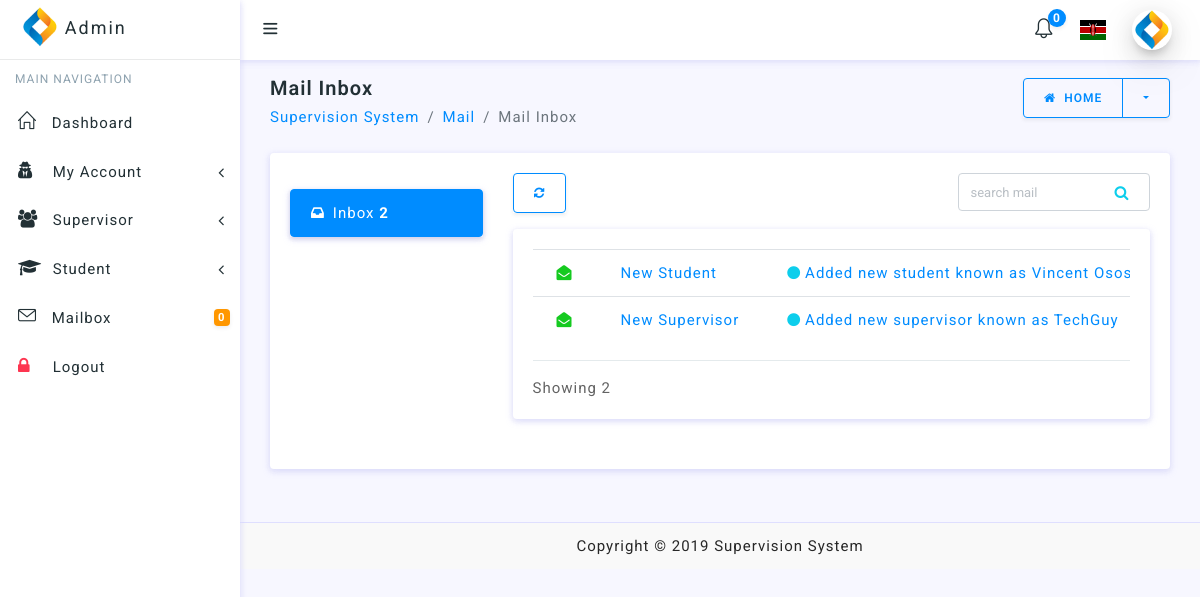
Screenshot of /admin/mailbox/inbox.php (signed in) with the database file from the repository.
### tables this page shows
CREATE TABLE `notification_table` (
  `id` int(11) NOT NULL,
  `admin_id` int(11) NOT NULL,
  `supervisor_id` int(11) NOT NULL,
  `student_id` int(11) NOT NULL,
  `subject` text NOT NULL,
  `message` text NOT NULL,
  `status` int(11) NOT NULL,
  `created_at` datetime NOT NULL
);

### inc/appNames.php (called while the page is built, shortened)
<?php
$appName = 'Supervision System';

### admin/sessions/admin_session.php (called while the page is built, shortened)
<?php
require '../../DBConnection/Connection.php';
$admin_check = $_SESSION['login_admin'];
$ses_sql = mysqli_query($connection, "select * from admin_table where national_id='$admin_check'");
$row = mysqli_fetch_assoc($ses_sql);
$admin_id = $row['id'];

### functions/fetch_notifications.php (called while the page is built, shortened)
<?php
$unReadNotifications = $allNotifications = 0;

### admin/mailbox/inbox.php (the view, shortened to what this page needs)
<?php
require '../../inc/appNames.php';
require '../sessions/admin_session.php';
?>
<!doctype html>
<html lang="en">
<head>
    <link href="../../inc/table.css" rel="stylesheet" type="text/css"/>
</head>
<body>
<div id="wrapper">
    <?php
    require '../layouts/admin_layout.php';
    ?>
    <div class="content-wrapper">
        <div class="container-fluid">
            <div class="row pt-2 pb-2">
                <div class="col-sm-9">
                    <h4 class="page-title">Mail Inbox</h4>
                    <ol class="breadcrumb">
                        <li class="breadcrumb-item"><a href="javaScript:void();"><?php echo $appName ?></a></li>
                        <li class="breadcrumb-item"><a href="javaScript:void();">Mail</a></li>
                        <li class="breadcrumb-item active" aria-current="page">Mail Inbox</li>
                    </ol>
                </div>
                <div class="col-sm-3">
                    <div class="btn-group float-sm-right">
                        <a href="../dashboard/home.php" class="btn btn-outline-primary waves-effect waves-light"><i
                                    class="fa fa-home mr-1"></i> Home
                        </a>
                        <button type="button"
                                class="btn btn-outline-primary dropdown-toggle dropdown-toggle-split waves-effect waves-light"
                                data-toggle="dropdown">
                        </button>
                    </div>
                </div>
            </div>
            <div class="row">
                <div class="col-lg-12">
                    <div class="card">
                        <div class="card-body">
                            <div class="row">
                                <?php require '../layouts/mail_layout.php' ?>
                                <div class="col-lg-9 col-md-8">
                                    <div class="row">
                                        <div class="col-lg-8">
                                            <div class="btn-toolbar" role="toolbar">
                                                <div class="btn-group mr-1">
                                                    <a href="inbox.php"
                                                       class="btn btn-outline-primary waves-effect waves-light"><i
                                                                class="fa fa-refresh"></i></a>
                                                </div>
                                            </div>
                                        </div>
                                        <div class="col-lg-4">
                                            <div class="position-relative has-icon-right">
                                                <input type="text" class="form-control tableInput" placeholder="search mail" onkeyup="myFunction()">
                                                <div class="form-control-position">
                                                    <i class="fa fa-search text-info"></i>
                                                </div>
                                            </div>
                                        </div>
                                    </div>
                                    <div class="card mt-3">
                                        <div class="card-body">
                                            <?php
                                            if ($connection) {
                                                $result = mysqli_query($connection, "SELECT * FROM notification_table WHERE admin_id='$admin_id' ORDER BY id DESC");
                                                if (mysqli_num_rows($result) > 0) {
                                                    echo ' <div class="table-responsive">';
                                                    echo ' <table class="table table-hover mailbox">';
                                                    echo ' <tbody>';
                                                    while ($row = mysqli_fetch_array($result)) {
                                                        echo '<tr>';
                                                        if ($row['status'] == 1) {
                                                            echo ' <td class="mail-rateing">
        <i class="fa fa-envelope-open text-success"></i>
    </td>';
                                                        } else {
                                                            echo ' <td class="mail-rateing">
        <i class="fa fa-envelope text-danger"></i>
    </td>';
                                                        }
                                                        echo ' <td>
        <a href="read.php?action=read&id=' . $row["id"] . '">' . $row['subject'] . '</a>
    </td>';
                                                        echo '<td>
        <a href="read.php?action=read&id=' . $row["id"] . '"><i
                class="fa fa-circle text-info mr-1"></i>' . $row['message'] . '</a>
    </td>';
                                                        echo '</tr>';
                                                    }
                                                    echo '</tbody>';
                                                    echo ' </table>';
                                                    echo ' </div>';
                                                } else {
                                                }
                                            }
                                            ?>
                                            <hr>
                                            <div class="row">
                                                <div class="col-7">
                                                    Showing <?php echo number_format($allNotifications) ?>
                                                </div>
                                            </div>
                                        </div>
                                    </div>
                                </div>
                            </div>
                        </div>
                    </div>
                </div>
            </div>
        </div>
    </div>
    <?php
    require('../../inc/footer.php')
    ?>
</div>
</body>
</html>

### rows the page displays
notification_table: status 1 (drawn), subject "New Student", message "Added new student known as Vincent…"
notification_table: status 1 (drawn), subject "New Supervisor", message "Added new supervisor known as TechGuy"

### other values shown
$unReadNotifications "0"
$appName "Supervision System"
$allNotifications "2"
